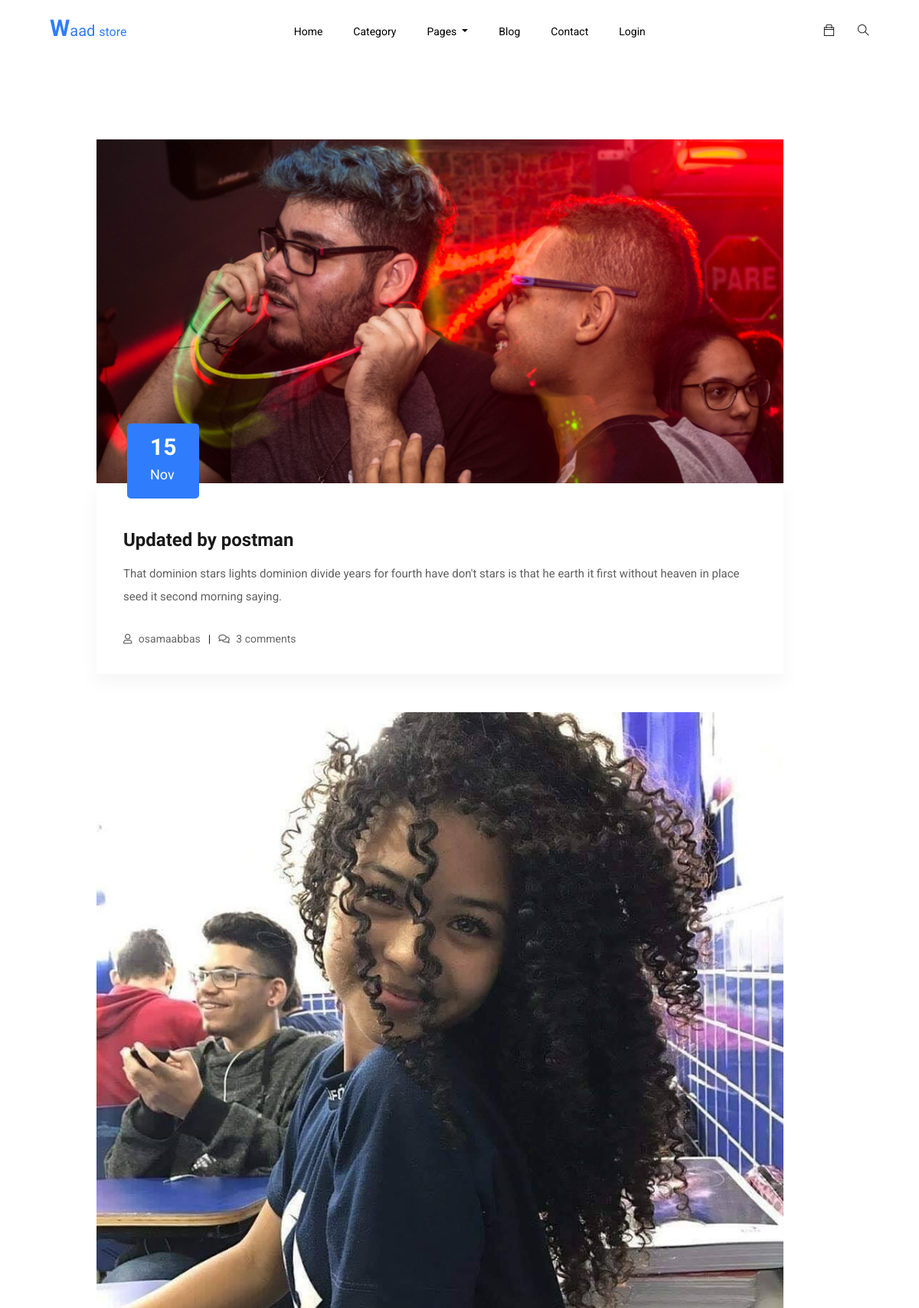
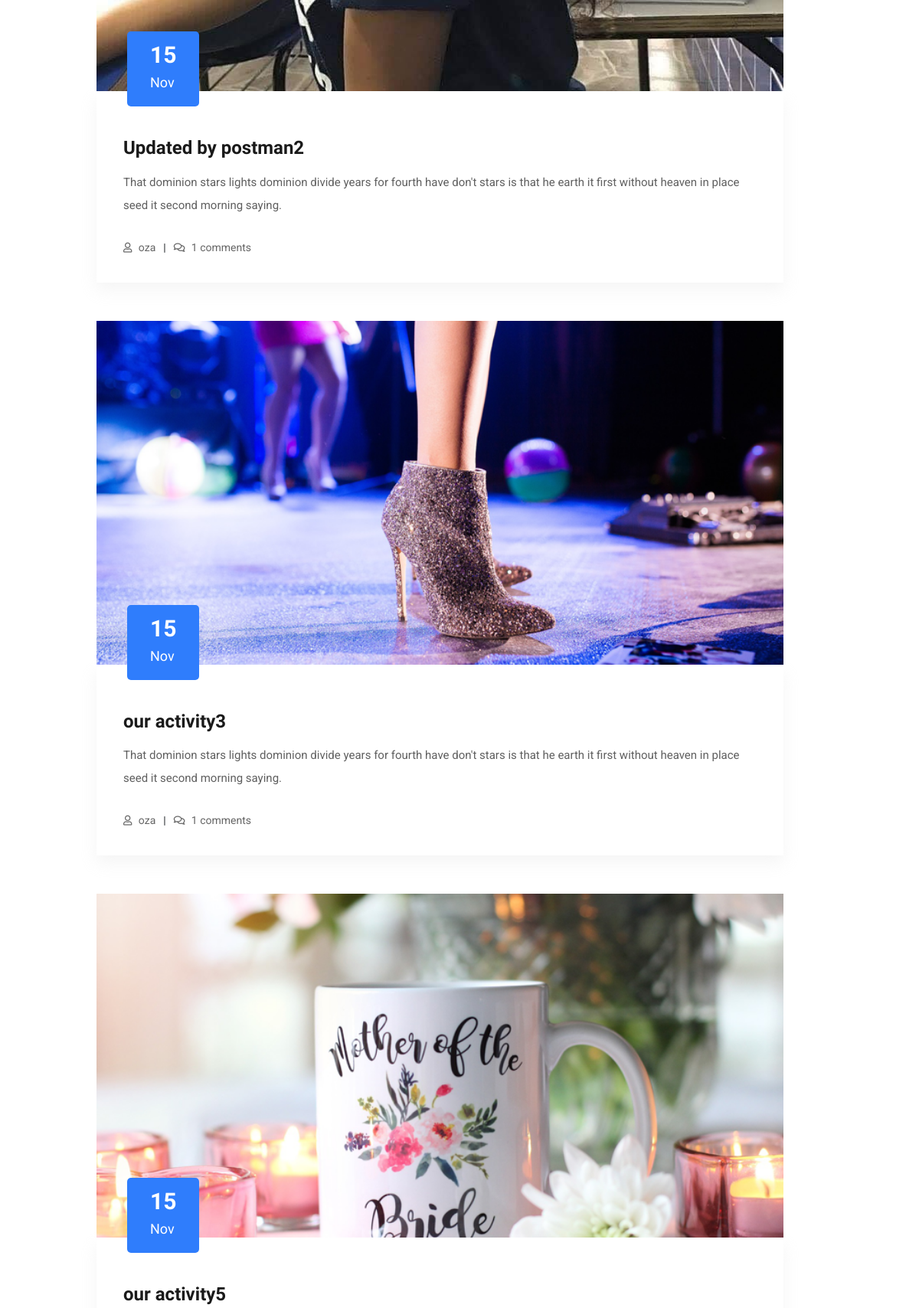
Screenshot of /blog/ (upper part) with the database file from the repository (2 pictures, top to bottom).
### blog/models.py (models this page shows, shortened)
class Post(models.Model):
    user  = models.ForeignKey(User, on_delete=models.CASCADE)
    title = models.CharField(max_length= 35)
    content = RichTextField()
    description= models.CharField(max_length= 170)
    img = models.ImageField(blank=True)
    slug = models.SlugField(unique=True, allow_unicode=True)
    created_at = models.DateTimeField(auto_now_add=True)
    post_at = models.DateTimeField(default=timezone.now)
    active = models.BooleanField(default=False)
    objects = PostManager()
    def get_absolute_url(self):
        return reverse ('blog:single_post', kwargs={'slug': self.slug})

### blog/views.py (the view)
# urls.py: path('', views.PostListView.as_view(), name= 'all_posts'),
class PostListView(ListView):
    model = Post
    paginate_by= 5
    template_name = 'blog/blog.html'

### blog/models.py (called while the page is built)
    def get_queryset(self):
        return PostQuerySet(self.model, using=self._db)

### blog/templates/blog/blog.html (shortened to what this page needs)
{% extends "base.html" %}
{% load static %}
{% block body_content %}
    <section class="blog_area section_padding">
        <div class="container ">
            <div class="row">
                <div class="col-lg-10 ml-5 mb-5 mb-lg-0">
                    <div class="blog_left_sidebar ml-5">
                      {% for post in post_list %}
                        <article class="blog_item">
                            <div class="blog_item_img">
                              {% if post.img %}
                                <img class="card-img rounded-0" src="{{post.img.url}}" alt="">
                              {% else %}
                                <img class="card-img rounded-0" src="{% static "img/blog_static.jpg" %}" alt="">
                              {% endif %}
                                <a href="{{ post.get_absolute_url}}" class="blog_item_date">
                                    <h3>{{post.post_at|date:'d'}}</h3>
                                    <p>{{post.post_at|date:'M'}}</p>
                                </a>
                            </div>
                            <div class="blog_details">
                                <a class="d-inline-block" href="{{ post.get_absolute_url}}">
                                    <h2>{{post.title}}</h2>
                                </a>
                                <p>{{post.description}}</p>
                                <ul class="blog-info-link">
                                    <li><a href="{{ post.get_absolute_url}}"><i class="far fa-user"></i> {{post.user.username}}</a></li>
                                    <li><a href="{{ post.get_absolute_url}}"><i class="far fa-comments"></i> {{post.comments.count}} comments</a></li>
                                </ul>
                            </div>
                        </article>
                      {% endfor %}
                    </div>
                </div>
            </div>
        </div>
    </section>
{% endblock %}

### static/css/all.css (style rules this page uses)
.fa, .fas, .far, .fal, .fab { -moz-osx-font-smoothing: grayscale; -webkit-font-smoothing: antialiased; display: inline-block; font-style: normal; font-variant: normal; text-rendering: auto; line-height: 1; }
.fa-comments:before { content: "\f086"; }
.fa-user:before { content: "\f007"; }
.far { font-family: 'Font Awesome 5 Free'; font-weight: 400; }

### rows the page displays
Post: img (picture), post_at "15", post_at "Nov", title "Updated by postman", description "That dominion stars lights dominion divide years for fourth have don't stars is that he earth it first without heaven in place seed it second morning saying.", user.username "osamaabbas", comments.count "3"
Post: img (picture), post_at "15", post_at "Nov", title "Updated by postman2", description "That dominion stars lights dominion divide years for fourth have don't stars is that he earth it first without heaven in place seed it second morning saying.", user.username "oza", comments.count "1"
Post: img (picture), post_at "15", post_at "Nov", title "our activity3", description "That dominion stars lights dominion divide years for fourth have don't stars is that he earth it first without heaven in place seed it second morning saying.", user.username "oza", comments.count "1"
Post: img (picture), post_at "15", post_at "Nov", title "our activity5"
